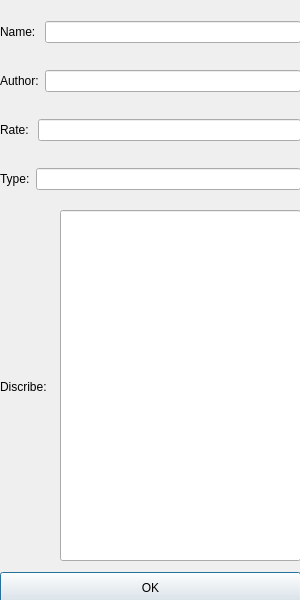
<?xml version="1.0" encoding="UTF-8"?>
<ui version="4.0">
 <class>Addbook</class>
 <widget class="QDialog" name="Addbook">
  <property name="geometry">
   <rect>
    <x>0</x>
    <y>0</y>
    <width>300</width>
    <height>600</height>
   </rect>
  </property>
  <property name="windowTitle">
   <string>Dialog</string>
  </property>
  <widget class="QLabel" name="label_5">
   <property name="geometry">
    <rect>
     <x>0</x>
     <y>380</y>
     <width>47</width>
     <height>13</height>
    </rect>
   </property>
   <property name="text">
    <string>Discribe:</string>
   </property>
  </widget>
  <widget class="QLineEdit" name="lineEdit_5">
   <property name="geometry">
    <rect>
     <x>60</x>
     <y>210</y>
     <width>241</width>
     <height>351</height>
    </rect>
   </property>
  </widget>
  <widget class="QPushButton" name="pushButton">
   <property name="geometry">
    <rect>
     <x>0</x>
     <y>572</y>
     <width>301</width>
     <height>31</height>
    </rect>
   </property>
   <property name="text">
    <string>OK</string>
   </property>
  </widget>
  <widget class="QWidget" name="">
   <property name="geometry">
    <rect>
     <x>0</x>
     <y>0</y>
     <width>301</width>
     <height>211</height>
    </rect>
   </property>
   <layout class="QVBoxLayout" name="verticalLayout">
    <item>
     <layout class="QHBoxLayout" name="horizontalLayout">
      <item>
       <widget class="QLabel" name="label">
        <property name="text">
         <string>Name: </string>
        </property>
       </widget>
      </item>
      <item>
       <widget class="QLineEdit" name="lineEdit"/>
      </item>
     </layout>
    </item>
    <item>
     <layout class="QHBoxLayout" name="horizontalLayout_2">
      <item>
       <widget class="QLabel" name="label_2">
        <property name="text">
         <string>Author:</string>
        </property>
       </widget>
      </item>
      <item>
       <widget class="QLineEdit" name="lineEdit_2"/>
      </item>
     </layout>
    </item>
    <item>
     <layout class="QHBoxLayout" name="horizontalLayout_3">
      <item>
       <widget class="QLabel" name="label_3">
        <property name="text">
         <string>Rate: </string>
        </property>
       </widget>
      </item>
      <item>
       <widget class="QLineEdit" name="lineEdit_3"/>
      </item>
     </layout>
    </item>
    <item>
     <layout class="QHBoxLayout" name="horizontalLayout_4">
      <item>
       <widget class="QLabel" name="label_4">
        <property name="text">
         <string>Type:</string>
        </property>
       </widget>
      </item>
      <item>
       <widget class="QLineEdit" name="lineEdit_4"/>
      </item>
     </layout>
    </item>
   </layout>
  </widget>
 </widget>
 <resources/>
 <connections/>
</ui>
